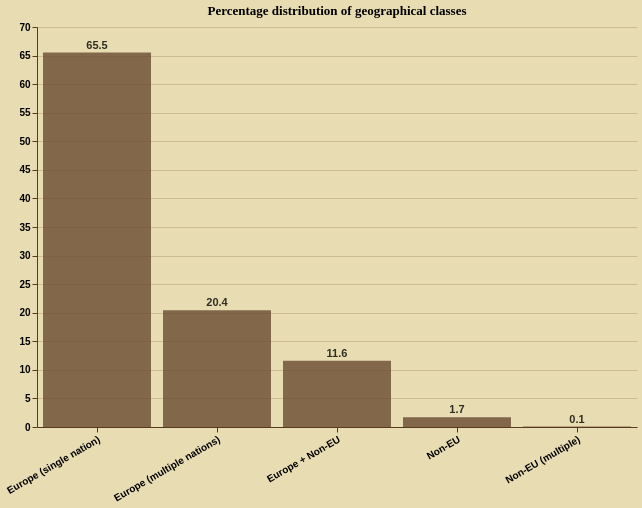

The specification (Vega-Lite) saved for this image:
### Vega-Lite specification from a JSON file in a GitHub repository (floating-point values rounded to 4 significant figures)
{"$schema": "https://vega.github.io/schema/vega-lite/v5.20.1.json", "config": {"area": {"color": "#6b4a32", "opacity": 0.8}, "axis": {"domainColor": "#5a3921", "gridColor": "#5a3921", "gridOpacity": 0.2, "labelColor": "black", "labelFontWeight": "bold", "tickColor": "#5a3921", "titleColor": "black", "titleFont": "EB Garamond"}, "background": "#e8ddb2", "bar": {"color": "#6b4a32", "opacity": 0.8}, "legend": {"labelColor": "black", "labelFont": "EB Garamond", "titleColor": "black", "titleFont": "EB Garamond"}, "line": {"color": "#6b4a32", "opacity": 0.8}, "mark": {"color": "#6b4a32", "opacity": 0.8}, "point": {"color": "#6b4a32", "opacity": 0.8}, "title": {"color": "black", "font": "EB Garamond", "fontWeight": "bold"}, "view": {"height": 250, "stroke": null, "width": 350}}, "data": {"name": "data-4d60c5692d56b56997c26737b6bc6609"}, "datasets": {"data-4d60c5692d56b56997c26737b6bc6609": [{"Count": 1931346, "Final Class": "eu", "Geographical Class": "Europe (single nation)", "Percentage": 65.52}, {"Count": 602674, "Final Class": "ambiguous_all_eu", "Geographical Class": "Europe (multiple nations)", "Percentage": 20.44}, {"Count": 341608, "Final Class": "ambiguous_mixed", "Geographical Class": "Europe + Non-EU", "Percentage": 11.59}, {"Count": 50262, "Final Class": "non-eu", "Geographical Class": "Non-EU", "Percentage": 1.7}, {"Count": 1977, "Final Class": "ambiguous_all_non_eu", "Geographical Class": "Non-EU (multiple)", "Percentage": 0.07}]}, "height": 400, "layer": [{"encoding": {"tooltip": [{"field": "Geographical Class", "title": "Class", "type": "nominal"}, {"field": "Count", "title": "N. affiliations", "type": "quantitative"}, {"field": "Percentage", "title": "%", "type": "quantitative"}], "x": {"axis": {"labelAngle": -30, "labelFontWeight": "bold"}, "field": "Geographical Class", "sort": "-y", "title": "", "type": "nominal"}, "y": {"field": "Percentage", "title": "", "type": "quantitative"}}, "mark": {"type": "bar"}, "title": "Percentage distribution of geographical classes"}, {"encoding": {"text": {"field": "Percentage", "format": ".1f", "type": "quantitative"}, "x": {"field": "Geographical Class", "sort": "-y", "type": "nominal"}, "y": {"field": "Percentage", "type": "quantitative"}}, "mark": {"align": "center", "baseline": "bottom", "dy": -2, "fontWeight": "bold", "type": "text"}}], "width": 600}
